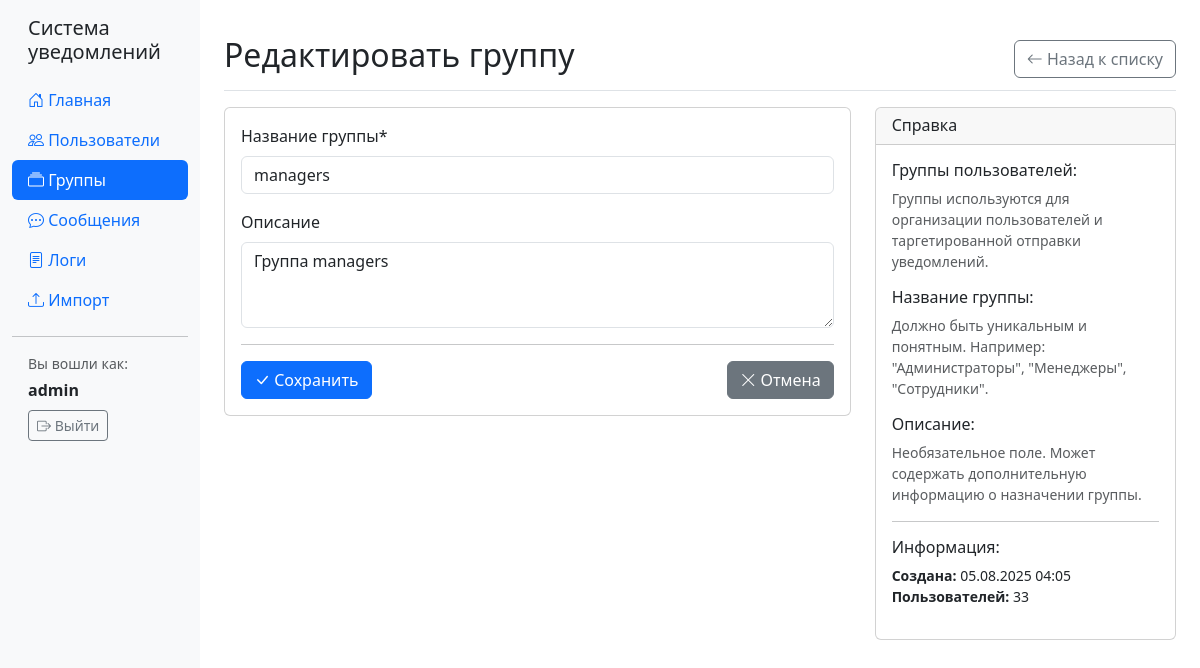
The page /groups/2/edit/ (signed in) on the database its author committed.
### notifications/models.py (models this page shows, shortened)
class UserGroup(models.Model):
    name = models.CharField(max_length=100, unique=True)
    description = models.TextField(blank=True)
    created_at = models.DateTimeField(auto_now_add=True)
    class Meta:
        verbose_name = "Группа пользователей"
        verbose_name_plural = "Группы пользователей"

### notifications/views.py (the view)
# urls.py: path('groups/<int:group_id>/edit/', views.group_edit, name='group_edit'),
@login_required
def group_edit(request, group_id):
    group = get_object_or_404(UserGroup, id=group_id)
    if request.method == 'POST':
        form = UserGroupForm(request.POST, instance=group)
        if form.is_valid():
            form.save()
            messages.success(request, 'Группа успешно обновлена')
            return redirect('group_list')
    else:
        form = UserGroupForm(instance=group)
    return render(request, 'notifications/group_form.html', {
        'form': form,
        'title': 'Редактировать группу',
        'group': group
    })

### notifications/forms.py
class UserGroupForm(forms.ModelForm):
    class Meta:
        model = UserGroup
        fields = ['name', 'description']
        widgets = {
            'name': forms.TextInput(attrs={
                'class': 'form-control',
                'placeholder': 'Название группы'
            }),
            'description': forms.Textarea(attrs={
                'class': 'form-control',
                'rows': 3,
                'placeholder': 'Описание группы'
            }),
        }
        labels = {
            'name': 'Название группы',
            'description': 'Описание',
        }

### templates/notifications/group_form.html (shortened to what this page needs)
{% extends 'base.html' %}
{% load crispy_forms_tags %}
{% block content %}
<div class="d-flex justify-content-between flex-wrap flex-md-nowrap align-items-center pt-3 pb-2 mb-3 border-bottom">
    <h1 class="h2">{{ title }}</h1>
    <div class="btn-toolbar mb-2 mb-md-0">
        <a href="{% url 'group_list' %}" class="btn btn-outline-secondary">
            <i class="bi bi-arrow-left"></i> Назад к списку
        </a>
    </div>
</div>
<div class="row">
    <div class="col-md-8">
        <div class="card">
            <div class="card-body">
                <form method="post">
                    <div class="mb-3">
                        {{ form.name|as_crispy_field }}
                    </div>
                    <div class="mb-3">
                        {{ form.description|as_crispy_field }}
                    </div>
                    <hr>
                    <div class="d-flex justify-content-between">
                        <button type="submit" class="btn btn-primary">
                            <i class="bi bi-check-lg"></i> Сохранить
                        </button>
                        <a href="{% url 'group_list' %}" class="btn btn-secondary">
                            <i class="bi bi-x-lg"></i> Отмена
                        </a>
                    </div>
                </form>
            </div>
        </div>
    </div>
    <div class="col-md-4">
        <div class="card">
            <div class="card-header">
                <h6 class="mb-0">Справка</h6>
            </div>
            <div class="card-body">
                <h6>Группы пользователей:</h6>
                <p class="small text-muted">
                    Группы используются для организации пользователей и
                    таргетированной отправки уведомлений.
                </p>
                <h6 class="mt-3">Название группы:</h6>
                <p class="small text-muted">
                    Должно быть уникальным и понятным. Например: "Администраторы",
                    "Менеджеры", "Сотрудники".
                </p>
                <h6 class="mt-3">Описание:</h6>
                <p class="small text-muted">
                    Необязательное поле. Может содержать дополнительную информацию
                    о назначении группы.
                </p>
                {% if group %}
                    <hr>
                    <h6>Информация:</h6>
                    <p class="small">
                        <strong>Создана:</strong> {{ group.created_at|date:"d.m.Y H:i" }}<br>
                        <strong>Пользователей:</strong> {{ group.users.count }}
                    </p>
                {% endif %}
            </div>
        </div>
    </div>
</div>
{% endblock %}

### templates/base.html (shortened to what this page needs)
<!DOCTYPE html>
<html lang="ru">
<head>
    <link href="https://cdn.jsdelivr.net/npm/bootstrap@5.3.0/dist/css/bootstrap.min.css" rel="stylesheet">
    <link href="https://cdn.jsdelivr.net/npm/bootstrap-icons@1.10.0/font/bootstrap-icons.css" rel="stylesheet">
</head>
<body>
    <div class="container-fluid">
        <div class="row">
            <nav class="col-md-3 col-lg-2 d-md-block sidebar">
                <div class="position-sticky pt-3">
                    <h5 class="px-3 mb-3">Система уведомлений</h5>
                    <ul class="nav nav-pills flex-column mb-auto">
                        <li class="nav-item">
                            <a href="{% url 'dashboard' %}" class="nav-link {% if request.resolver_match.url_name == 'dashboard' %}active{% endif %}">
                                <i class="bi bi-house-door"></i> Главная
                            </a>
                        </li>
                        <li class="nav-item">
                            <a href="{% url 'user_list' %}" class="nav-link {% if 'user' in request.resolver_match.url_name %}active{% endif %}">
                                <i class="bi bi-people"></i> Пользователи
                            </a>
                        </li>
                        <li class="nav-item">
                            <a href="{% url 'group_list' %}" class="nav-link {% if 'group' in request.resolver_match.url_name %}active{% endif %}">
                                <i class="bi bi-collection"></i> Группы
                            </a>
                        </li>
                        <li class="nav-item">
                            <a href="{% url 'message_list' %}" class="nav-link {% if 'message' in request.resolver_match.url_name %}active{% endif %}">
                                <i class="bi bi-chat-dots"></i> Сообщения
                            </a>
                        </li>
                        <li class="nav-item">
                            <a href="{% url 'logs' %}" class="nav-link {% if request.resolver_match.url_name == 'logs' %}active{% endif %}">
                                <i class="bi bi-file-text"></i> Логи
                            </a>
                        </li>
                        <li class="nav-item">
                            <a href="{% url 'import_users' %}" class="nav-link {% if request.resolver_match.url_name == 'import_users' %}active{% endif %}">
                                <i class="bi bi-upload"></i> Импорт
                            </a>
                        </li>
                    </ul>
                    <hr>
                    <div class="px-3">
                        {% if user.is_authenticated %}
                            <p class="small text-muted mb-1">Вы вошли как:</p>
                            <p class="fw-bold mb-2">{{ user.username }}</p>
                            <a href="/logout/" class="btn btn-outline-secondary btn-sm">
                                <i class="bi bi-box-arrow-right"></i> Выйти
                            </a>
                        {% else %}
                            <a href="/admin/login/" class="btn btn-primary btn-sm">
                                <i class="bi bi-box-arrow-in-right"></i> Войти
                            </a>
                        {% endif %}
                    </div>
                </div>
            </nav>
            <main class="col-md-9 ms-sm-auto col-lg-10 px-md-4 main-content">
                {% block content %}
                {% endblock %}
            </main>
        </div>
    </div>
</body>
</html>

### templates/base.html (style rules this page uses)
body { background-color: #fff !important; }
.sidebar { background-color: #f8f9fa; min-height: 100vh; }
.nav-link.active { background-color: #0d6efd !important; color: white !important; }
.main-content { padding: 20px; background-color: #fff; }

### rows shown on the page
UserGroup: name "managers", description "Группа managers", created_at "05.08.2025 04:05", users.count "33"

### other values the page prints
{{ user.username }} "admin"
{{ title }} "Редактировать группу"
